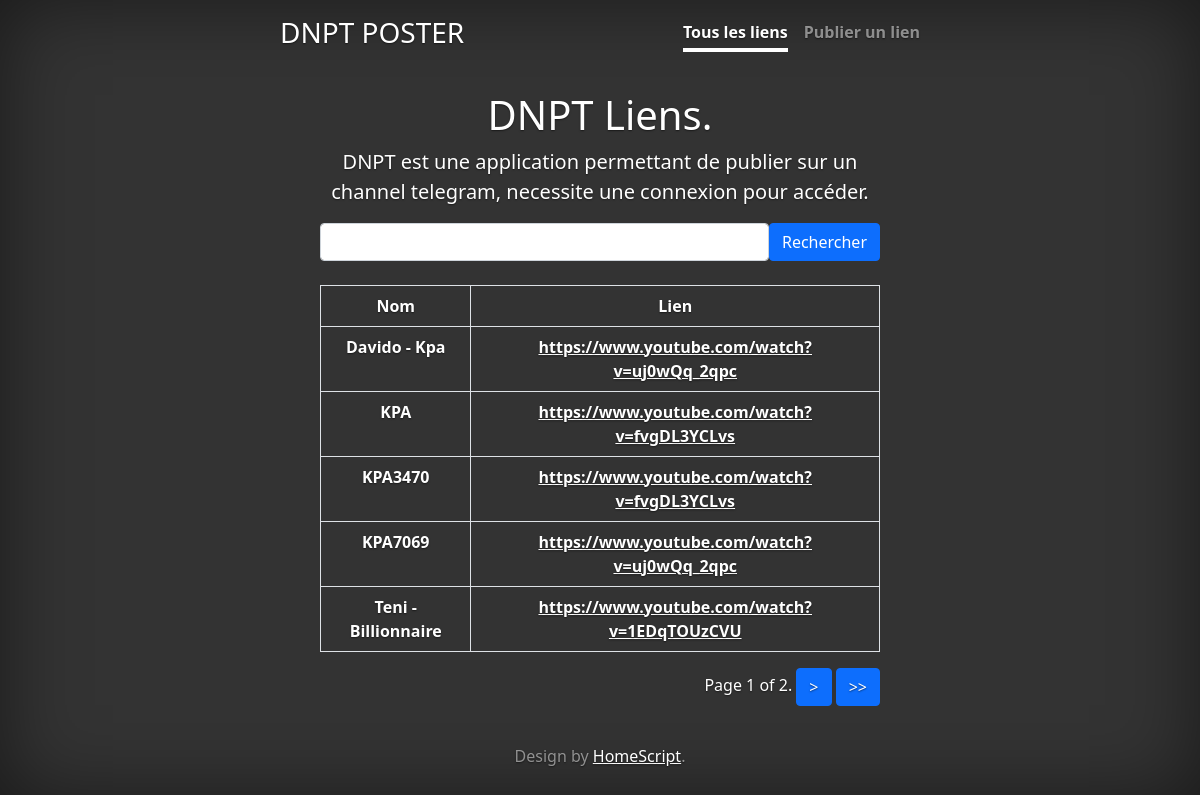
The page / on the database its author committed.
### poster/models.py (models this page shows, shortened)
class Poster(models.Model):
    link = models.URLField(verbose_name="Lien vers la page", max_length=100000)
    link_name = models.CharField(verbose_name="Nom attribué au lien", default="Site de recherche", max_length=1025, primary_key=True)
    is_posted_on_tg = models.BooleanField(verbose_name="ce lien fut posté", default=False)
    def get_link(self):
        return self.link
    def get_link_name(self):
        return self.link_name

### poster/views.py (the view)
# urls.py: path('',index),
def index(request):
    context = {}
    get_all_posts = Poster.objects.all().order_by('link_name')
    if request.method == "POST":
        request_posted = request.POST
        search = request_posted.get('search')
        get_all_posts = Poster.objects.filter(Q(link__icontains=search)|Q(link_name__icontains=search)).order_by('link_name')
    paginator = Paginator(get_all_posts, 5)  # Show 25 contacts per page.
    page_number = request.GET.get('page')
    page_obj = paginator.get_page(page_number)
    context.update({"all_posted_urls": paginator, 'page_obj': page_obj})
    return render(request, "poster/index.html", context)

### poster/templates/poster/index.html (shortened to what this page needs)
{% extends "base.html" %}
{% block content %}
  <h1 class="cover-heading">DNPT Liens.</h1>
        <p class="lead">DNPT est une application permettant de publier sur un channel telegram, necessite une connexion pour accéder.</p>
<div class="container">
    <form method="post">
    <span style="display: flex; flex-wrap: nowrap;"><input type="text" class="form-control" name="search"><button class="btn btn-primary">Rechercher</button></span>
     </form>
    <br/>
        <table class="table table-bordered" style="color: white;">
        <thead >
        <tr scope="col"><th>Nom</th> <th>Lien</th> </tr>
        </thead>
        <tbody>
            {% for contact in page_obj %}
                <tr > <th><strong>{{ contact.get_link_name }}</strong></th>  <th><a href="{{ contact.get_link }}">{{ contact.get_link }}</a></th></tr>
            {% endfor %}
        </tbody>
    </table>
    <div class="pagination" style="float: right;">
    <span class="step-links" >
        <span class="current">
            Page {{ page_obj.number }} of {{ page_obj.paginator.num_pages }}.
        </span>
        {% if page_obj.has_next %}
            <a href="?page={{ page_obj.next_page_number }}" class="btn btn-primary">  > </a>
            <a href="?page={{ page_obj.paginator.num_pages }}" class="btn btn-primary"> >> </a>
        {% endif %}
    </span>
</div>
</div>
{% endblock %}

### templates/base.html (shortened to what this page needs)
{% load static %}
<!doctype html>
<html lang="en">
<head>
    <link href="{% static 'css/bootstrap.css' %}" rel="stylesheet">
 </head>
<body class="text-center">
    <div class="cover-container d-flex h-100 p-3 mx-auto flex-column">
      <header class="masthead mb-auto">
        <div class="inner">
          <h3 class="masthead-brand">DNPT POSTER</h3>
          <nav class="nav nav-masthead justify-content-center">
            <a class="nav-link" href="/">Tous les liens</a>
            <a class="nav-link" href="/post-link/">Publier un lien</a>
          </nav>
        </div>
      </header>
      <main role="main" class="inner cover">
         {% block content %}
        {% endblock %}
      </main>
      <footer class="mastfoot mt-auto">
        <div class="inner">
          <p>Design by <a href="https://homescriptone.com/">HomeScript</a>.</p>
        </div>
      </footer>
    </div>
</body>
</html>

### rows shown on the page
Poster: get_link_name "Davido - Kpa", get_link "https://www.youtube.com/watch?v=uj0wQq_2qpc"
Poster: get_link_name "KPA", get_link "https://www.youtube.com/watch?v=fvgDL3YCLvs"
Poster: get_link_name "KPA3470", get_link "https://www.youtube.com/watch?v=fvgDL3YCLvs"
Poster: get_link_name "KPA7069", get_link "https://www.youtube.com/watch?v=uj0wQq_2qpc"
Poster: get_link_name "Teni - Billionnaire", get_link "https://www.youtube.com/watch?v=1EDqTOUzCVU"

### other values the page prints
{{ page_obj.number }} "1"
{{ page_obj.paginator.num_pages }} "2"
